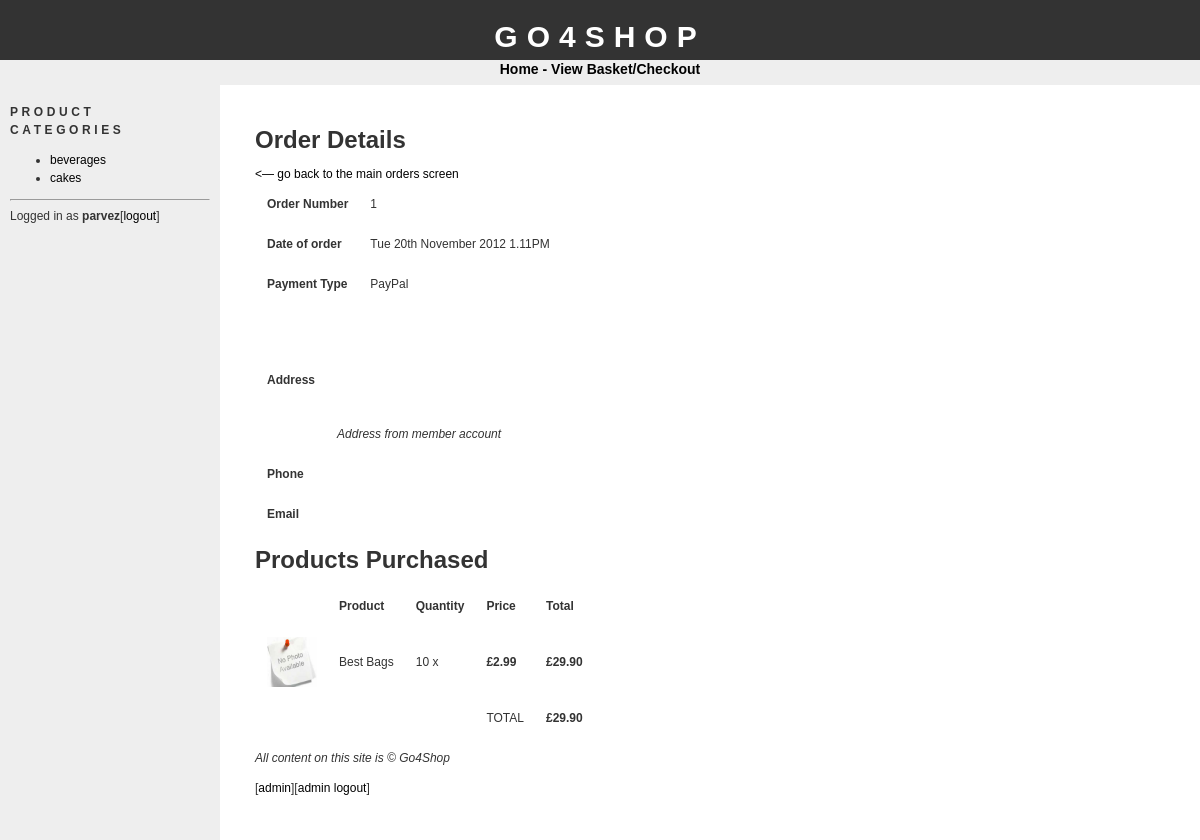
/adminorderdetails.php?id=1 (signed in), run on the app's committed database.
### tables this page shows
CREATE TABLE IF NOT EXISTS `categories` (
  `id` tinyint(4) NOT NULL AUTO_INCREMENT,
  `name` varchar(100) NOT NULL,
  PRIMARY KEY (`id`)
);

CREATE TABLE IF NOT EXISTS `orders` (
  `id` int(11) NOT NULL AUTO_INCREMENT,
  `customer_id` int(11) NOT NULL,
  `registered` int(11) NOT NULL,
  `delivery_add_id` int(11) NOT NULL,
  `payment_type` int(11) NOT NULL,
  `date` datetime NOT NULL,
  `status` tinyint(4) NOT NULL,
  `session` varchar(100) NOT NULL,
  `total` float NOT NULL,
  PRIMARY KEY (`id`)
);

CREATE TABLE IF NOT EXISTS `orderitems` (
  `id` int(11) NOT NULL AUTO_INCREMENT,
  `order_id` int(11) NOT NULL,
  `product_id` int(11) NOT NULL,
  `quantity` int(11) NOT NULL,
  PRIMARY KEY (`id`)
);

CREATE TABLE IF NOT EXISTS `products` (
  `id` int(11) NOT NULL AUTO_INCREMENT,
  `cat_id` tinyint(4) NOT NULL,
  `name` varchar(150) NOT NULL,
  `description` text NOT NULL,
  `image` varchar(30) NOT NULL,
  `price` float NOT NULL,
  PRIMARY KEY (`id`)
);

### config.php (called while the page is built, shortened)
<?php
$config_basedir = "http://localhost/go4shop/";
?>

### functions.php (called while the page is built, shortened)
<?php
function pf_validate_number($value, $function, $redirect) {
if(isset($value) == TRUE) {
if(@$error == 1) {
header("Location: " . $redirect);
}
else {
$final = $value;
}
}
return $final;
}
?>

### adminorderdetails.php (the view, shortened to what this page needs)
<?php
require("config.php");
require("functions.php");
$validid = pf_validate_number($_GET['id'],"redirect", $config_basedir . "adminorders.php");
require("header.php");
echo "<h1>Order Details</h1>";
echo "<a href='adminorders.php'><— go back to the main orders screen</a>";
$ordsql = "SELECT * from orders WHERE id = " . $validid;
$ordres = mysql_query($ordsql);
$ordrow = mysql_fetch_assoc($ordres);
echo "<table cellpadding=10>";
echo "<tr><td><strong>Order Number</strong></td><td>" . $ordrow['id'] . "</td>";
echo "<tr><td><strong>Date of order</strong></td><td>" . date('D jS F Y g.iA',strtotime($ordrow['date'])) . "</td>";
echo "<tr><td><strong>Payment Type</strong></td><td>";
if($ordrow['payment_type'] == 1)
{
echo "PayPal";
}
else
{
echo "Cheque";
}
echo "</td>";
echo "</table>";
if($ordrow['delivery_add_id'] == 0)
{
$addsql = "SELECT * FROM customers WHERE id = " . $ordrow['customer_id'];
$addres = mysql_query($addsql);
}
else
{
$addsql = "SELECT * FROM delivery_addresses WHERE id = " . $ordrow['delivery_add_id'];
$addres = mysql_query($addsql);
}
$addrow = mysql_fetch_assoc($addres);
echo "<table cellpadding=10>";
echo "<tr>";
echo "<td><strong>Address</strong></td>";
echo "<td>" . $addrow['forname'] . " ". $addrow['surname'] . "<br>";
echo $addrow['add1'] . "<br>";
echo $addrow['add2'] . "<br>";
echo $addrow['add3'] . "<br>";
echo $addrow['postcode'] . "<br>";
echo "<br>";
if($ordrow['delivery_add_id'] == 0)
{
echo "<i>Address from member account</i>";
}
else
{
echo "<i>Different delivery address</i>";
}
echo "</td></tr>";
echo "<tr><td><strong>Phone</strong></td><td>". $addrow['phone'] . "</td></tr>";
echo "<tr><td><strong>Email</strong></td><td><a href='mailto:" . $addrow['email'] . "'>". $addrow['email'] . "</a></td></tr>";
echo "</table>";
$itemssql = "SELECT products.*, orderitems.*,orderitems.id AS itemid FROM products, orderitems WHERE orderitems.product_id = products.id AND order_id = " . $validid;
$itemsres = mysql_query($itemssql);
echo "<h1>Products Purchased</h1>";
echo "<table cellpadding=10>";
echo "<th></th>";
echo "<th>Product</th>";
echo "<th>Quantity</th>";
echo "<th>Price</th>";
echo "<th>Total</th>";
while($itemsrow = mysql_fetch_assoc($itemsres))
{
$quantitytotal = $itemsrow['price']* $itemsrow['quantity'];
echo "<tr>";
if(empty($itemsrow['image'])) {
echo "<td><img src='./productimages/dummy.jpg' width='50' alt='". $itemsrow['name'] . "'></td>";
}
else {
echo "<td><img src='./productimages/". $itemsrow['image'] . "' width='50' alt='". $itemsrow['name'] . "'></td>";
}
echo "<td>" . $itemsrow['name'] . "</td>";
echo "<td>" . $itemsrow['quantity'] . " x </td>";
echo "<td><strong>&pound;" . sprintf('%.2f',$itemsrow['price']) . "</strong></td>";
echo "<td><strong>&pound;" . sprintf('%.2f',$quantitytotal) . "</strong></td>";
echo "</tr>";
@$total = $total + $quantitytotal;
}
echo "<tr>";
echo "<td></td>";
echo "<td></td>";
echo "<td></td>";
echo "<td>TOTAL</td>";
echo "<td><strong>&pound;" . sprintf('%.2f', $total). "</strong></td>";
echo "</tr>";
echo "</table>";
require("footer.php");
?>

### bar.php
<h1>Product Categories</h1>
<ul>
<?php
$catsql = "SELECT * FROM categories;";
$catres = mysql_query($catsql);
while($catrow = mysql_fetch_assoc($catres))
{
echo "<li><a href='" . $config_basedir. "products.php?id=" . $catrow['id'] . "'>". $catrow['name'] . "</a></li>";
}
?>
</ul>

### css/stylesheet.css (style rules this page uses)
body { font-family: "trebuchet ms", verdana, sans-serif; font-size: 12px; line-height: 1.5em; color: #333; background: #ffffff; margin: 0; padding: 0; text-align: center; width: 100%; }
a:link { text-decoration: none; color: #000; }
img { border: 0; }
#bar h1 { font-size: 12px; text-transform: uppercase; letter-spacing: 0.3em; }

### data on the page
categories: name "beverages"
categories: name "cakes"
orders: id "1", date "Tue 20th November 2012 1.11PM"
orderitems: product.name "Best Bags", quantity "10", product.price "2.99", quantitytotal "29.90"

### other printed values
$config_sitename "GO4SHOP"
$_SESSION['SESS_USERNAME'] "parvez"
$total "29.90"
$config_sitename "Go4Shop"
